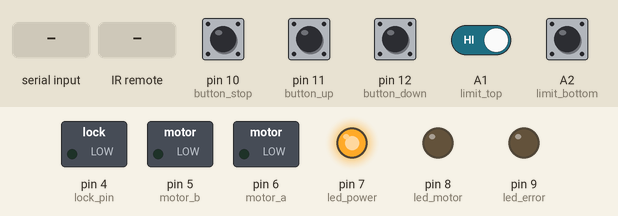
Simulated run of this sketch. Board: Arduino Uno, built for the host (arithmetic inside an expression is 32-bit, double 64-bit). On the bench: switched loads named in the sketch (green lamp = pin HIGH), output pins drawn as LEDs (lit = HIGH). The test bench sets the inputs (shaded band); at power-on: A1 (limit_top), A2 (limit_bottom), pin 10 (button_stop), pin 11 (button_up), pin 12 (button_down) HIGH. What the sketch prints to the serial monitor is not drawn.

Above: at 1.4 s.
1.5 s: "U" received over Serial
At 2.5 s:
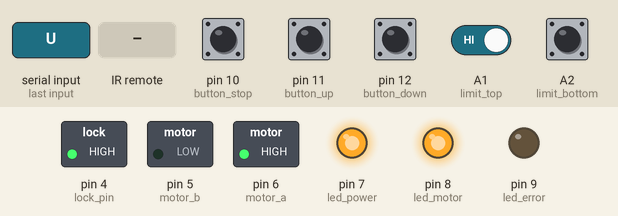
4.5 s: pin 10 (button_stop) pulled LOW for 0.15 s
At 4.9 s:
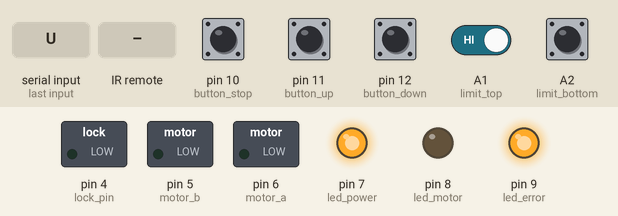
6.5 s: "D" received over Serial
At 7.2 s:
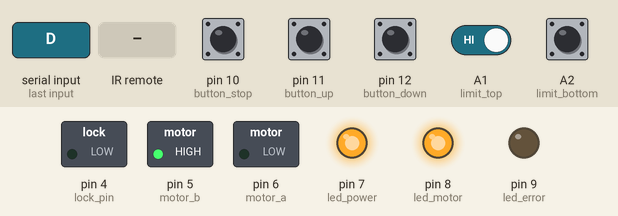
8.1 s: infrared code 0x5555C0 received
At 9.1 s:
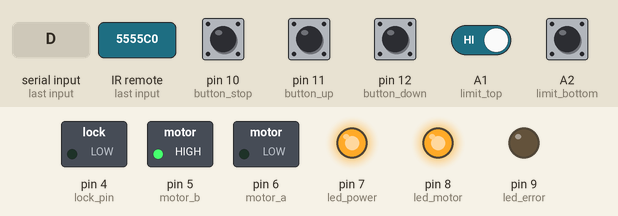
9.6 s: A2 (limit_bottom) pulled LOW for 0.15 s
At 10.01 s:
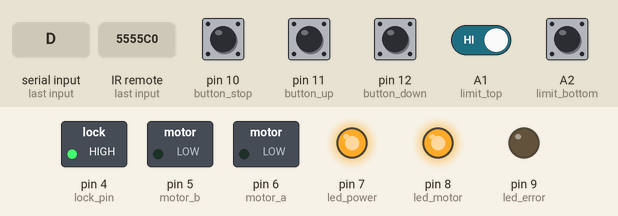
11.2 s: "H" received over Serial
At 12.4 s:
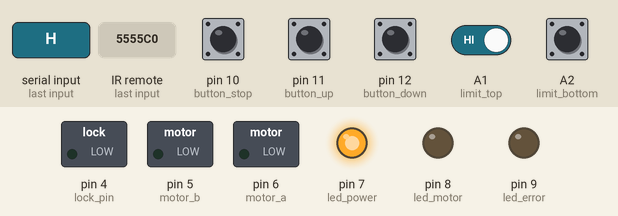
Timing chart, 0 to 13.7 s (numbered marks = the images above; inputs shaded):
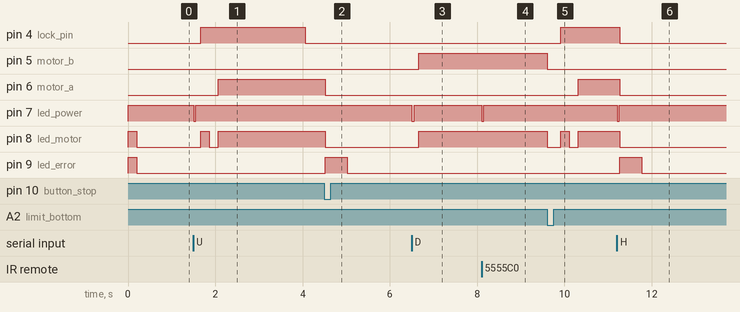

The sketch:

chicken_stall_door_software.ino
```cpp
// (licence header left out)
#include "RCSwitch.h" // https://github.com/sui77/rc-switch

//Variables
int motor_timeout = 20000; //Motor stops after this limit (in ms) is reached, Maximum time for the Opening-/Closing- Process
int solenoid_on_time = 2000; //Time for the solenoid to be switched on (in ms) after the opening process was started. The door should exceed the solenoid position within this interval

//Remote Codes
long int remote_code_up = 5592512;  //Received Remote Codes, to which the Arduino reacts to, change to the Values of your remote. You can read those code using the "ReceiveDemo_Simple.ino"-code from the rc-switch Library
long int remote_code_down = 5592368;
long int remote_code_stop = 5592332;


// Pins
const int button_down = 12;
const int button_up = 11;
const int button_stop = 10;
const int led_error = 9;
const int led_motor = 8;
const int led_power = 7;
const int motor_a = 6;
const int motor_b = 5;
const int limit_top = A1;
const int limit_bottom = A2;
const int remote_interrupt_pin = 0; // Interrupt-Pin 0 = Arduino Pin D2
const int lock_pin = 4;


unsigned long motor_start_time = 0;
bool go_up = false;
bool go_down = false;
bool stop = false;

RCSwitch remote = RCSwitch();

void setup()
{
  Serial.begin(9600);
  remote.enableReceive(remote_interrupt_pin);

  pinMode(button_down, INPUT_PULLUP); //Pressed = LOW
  pinMode(button_up, INPUT_PULLUP);
  pinMode(button_stop, INPUT_PULLUP);
  pinMode(led_error, OUTPUT);
  pinMode(led_motor, OUTPUT);
  pinMode(led_power, OUTPUT);
  pinMode(motor_a, OUTPUT);
  pinMode(motor_b, OUTPUT);
  pinMode(lock_pin, OUTPUT);
  pinMode(limit_top, INPUT_PULLUP);   //Triggered = LOW
  pinMode(limit_bottom, INPUT_PULLUP);

  digitalWrite(motor_a, LOW);
  digitalWrite(motor_b, LOW);
  digitalWrite(lock_pin, LOW);
  digitalWrite(led_error, HIGH);
  digitalWrite(led_motor, HIGH);
  digitalWrite(led_power, HIGH);

  delay(200);
  digitalWrite(led_error, LOW);
  digitalWrite(led_motor, LOW);

  //Serial.print("A");
}

void loop()
{
  if ((digitalRead(button_down) == LOW || go_down) && digitalRead(limit_bottom) != LOW)
  {
    delay(100);
    stop = false;
    motor_start_time = millis();
    motor_down();

    while (digitalRead(limit_bottom) != LOW &&
           millis() - motor_start_time < motor_timeout &&
           stop != true)
    {
      check_messages();
      delay(10);
    }

    motor_stop();

    if ((millis() - motor_start_time >= motor_timeout) || stop == true)
    {
      digitalWrite(led_error, HIGH);
      Serial.print("E");
      delay(500);
      digitalWrite(led_error, LOW);
    }
    else
    {
      digitalWrite(led_error, LOW);
      Serial.print(get_pos());
    }

    go_down = false;
    stop = false;
    delay(200);
  }
  else if ((digitalRead(button_down) == LOW || go_down) && digitalRead(limit_bottom) == LOW)
  {
    digitalWrite(led_error, HIGH);
    Serial.print("E");
    delay(500);
    digitalWrite(led_error, LOW);
    go_down = false;

  }


  if ((digitalRead(button_up) == LOW || go_up) && digitalRead(limit_top) != LOW)
  {
    delay(100);
    stop = false;
    door_unlock();
    motor_start_time = millis();
    motor_up();

    while (digitalRead(limit_top) != LOW &&
           millis() - motor_start_time < motor_timeout &&
           stop != true)
    {
      check_messages();
      delay(10);
      if(millis() - motor_start_time > solenoid_on_time)
      {
          door_lock();
       }
    }

    motor_stop();
    door_lock();

    if ((millis() - motor_start_time >= motor_timeout) || stop == true)
    {
      digitalWrite(led_error, HIGH);
      Serial.print("E");
      delay(500);
      digitalWrite(led_error, LOW);
    }
    else
    {
      digitalWrite(led_error, LOW);
      Serial.print(get_pos());
    }

    go_up = false;
    stop = false;
    delay(200);
  }
  else if ((digitalRead(button_up) == LOW || go_up) && digitalRead(limit_top) == LOW)
  {
    digitalWrite(led_error, HIGH);
    Serial.print("E");
    delay(500);
    digitalWrite(led_error, LOW);
    go_up = false;

  }

  check_messages();
  delay(10);

}

void check_messages()
{
  if (Serial.available()) {
    char serial_message = Serial.read();
    led_power_blink();

    if (serial_message == 'S') // Get State
    {
      Serial.print(get_pos()); // 1 - Door is open, 0 - Door is closed, 2 - Unknown Position
    }
    else if (serial_message == 'U')
    {
      go_up = true;
      Serial.print("U");
    }
    else if (serial_message == 'D')
    {
      go_down = true;
      Serial.print("D");
    }
    else if (serial_message == 'H')
    {
      stop = true;
      Serial.print("H");
    }
  }

  if (remote.available())
  {
    long int remote_message = remote.getReceivedValue();
    led_power_blink();

    if (remote_message == remote_code_up)
    {
      go_up = true;
    }
    else if (remote_message == remote_code_down)
    {
      go_down = true;
    }
    else if (remote_message == remote_code_stop)
    {
      stop = true;
    }
    /*else // Unknown Code
      {
      digitalWrite(led_error, HIGH);
      Serial.print("E");
      delay(100);
      digitalWrite(led_error, LOW);
      }*/

    remote.resetAvailable();
  }

  if (digitalRead(button_stop) == LOW)
  {
    stop = true;
  }

}


int get_pos()
{
  if (digitalRead(limit_top) == LOW) return 1;
  else if (digitalRead(limit_bottom) == LOW) return 0;
  else return 2;
}


void motor_down()
{
  digitalWrite(led_motor, HIGH);
  digitalWrite(motor_a, LOW);    //Motor going down
  digitalWrite(motor_b, HIGH);
}
void motor_up()
{
  digitalWrite(led_motor, HIGH);
  digitalWrite(motor_a, HIGH);    //Motor going up
  digitalWrite(motor_b, LOW);
}
void motor_stop()
{
  digitalWrite(led_motor, LOW);
  digitalWrite(motor_a, LOW);    //Motor stop
  digitalWrite(motor_b, LOW);
}

void door_lock()  //Normally closed Solenoid Lock
{
  digitalWrite(lock_pin, LOW);
}
void door_unlock()
{
  digitalWrite(led_motor, HIGH);
  digitalWrite(lock_pin, HIGH);
  delay(200);
  digitalWrite(led_motor, LOW);
  delay(200);
}

void led_power_blink()
{
  digitalWrite(led_power, LOW);
  delay(50);
  digitalWrite(led_power, HIGH);
}
```

Measured:
- after the input at 1.5 s, pin 4 (lock_pin): LOW → HIGH after 0.16 s, → LOW 2.4 s later; pin 6 (motor_a): LOW → HIGH after 0.56 s; pin 7 (led_power): HIGH → LOW at once, → HIGH 0.05 s later; pin 8 (led_motor): LOW → HIGH after 0.16 s, → LOW 0.20 s later, → HIGH 0.20 s later
- after the input at 4.5 s, pin 6 (motor_a), pin 8 (led_motor): HIGH → LOW at once; pin 9 (led_error): LOW → HIGH at once, → LOW 0.50 s later
- after the input at 6.5 s, pin 5 (motor_b), pin 8 (led_motor): LOW → HIGH after 0.16 s; pin 7 (led_power): HIGH → LOW at once, → HIGH 0.05 s later
- after the input at 8.1 s, pin 7 (led_power): HIGH → LOW at once, → HIGH 0.05 s later
- after the input at 9.6 s, pin 4 (lock_pin): LOW → HIGH after 0.31 s; pin 5 (motor_b): HIGH → LOW at once; pin 6 (motor_a): LOW → HIGH after 0.71 s; pin 8 (led_motor): HIGH → LOW at once, → HIGH 0.30 s later, → LOW 0.20 s later, → HIGH 0.20 s later
- after the input at 11.2 s, pin 4 (lock_pin): HIGH → LOW after 0.07 s instead of 1.1 s; pin 6 (motor_a), pin 8 (led_motor): HIGH → LOW after 0.07 s; pin 7 (led_power): HIGH → LOW at once, → HIGH 0.05 s later; pin 9 (led_error): LOW → HIGH after 0.07 s, → LOW 0.50 s later
